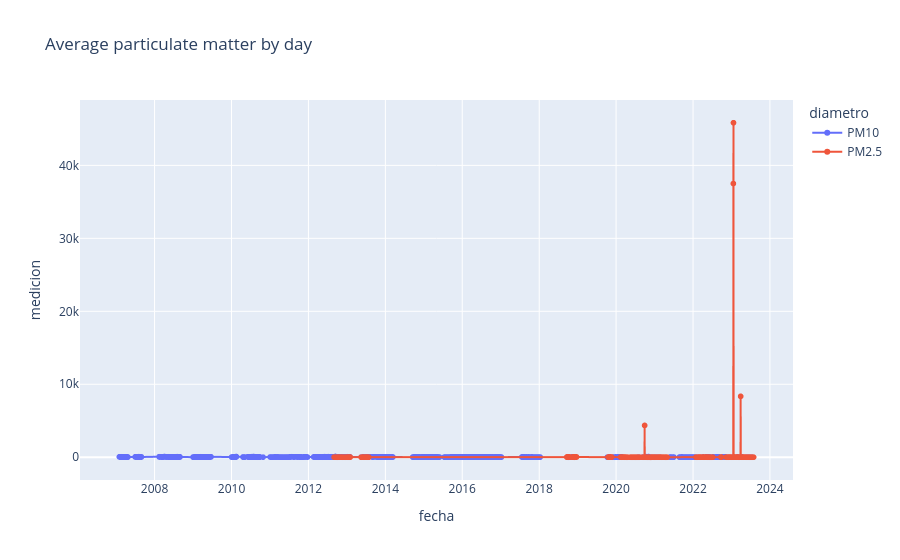

Notebook source saved alongside this figure:
### Markdown cell above
## Parte 2. Línea temporal

Crea un gráfico de línea con el promedio de medición por fecha y color por tipo de partícula.

### Code cell
trend_df = (
    df.groupby(['fecha', 'diametro'], as_index=False)['medicion']
    .mean()
    .sort_values('fecha')
)

fig = px.line(
    trend_df,
    x='fecha',
    y='medicion',
    color='diametro',
    markers=True,
    title='Average particulate matter by day'
)
fig.show()

### Figure 1 — Plotly figure (JSON) as saved in the notebook; plotly's stock layout.template omitted (floating-point values rounded to 4 significant figures; data arrays with more than 128 entries replaced by an {"elided": "..."} marker saying what was removed)
{"data": [{"hovertemplate": "diametro=PM10<br>fecha=%{x}<br>medicion=%{y}<extra></extra>", "legendgroup": "PM10", "line": {"color": "#636efa", "dash": "solid"}, "marker": {"symbol": "circle"}, "mode": "lines+markers", "name": "PM10", "showlegend": true, "type": "scattergl", "x": {"elided": "2229 str values"}, "xaxis": "x", "y": {"elided": "2229 float values"}, "yaxis": "y"}, {"hovertemplate": "diametro=PM2.5<br>fecha=%{x}<br>medicion=%{y}<extra></extra>", "legendgroup": "PM2.5", "line": {"color": "#EF553B", "dash": "solid"}, "marker": {"symbol": "circle"}, "mode": "lines+markers", "name": "PM2.5", "showlegend": true, "type": "scattergl", "x": {"elided": "959 str values"}, "xaxis": "x", "y": {"elided": "959 float values"}, "yaxis": "y"}], "layout": {"legend": {"title": {"text": "diametro"}, "tracegroupgap": 0}, "title": {"text": "Average particulate matter by day"}, "xaxis": {"anchor": "y", "domain": [0, 1], "title": {"text": "fecha"}}, "yaxis": {"anchor": "x", "domain": [0, 1], "title": {"text": "medicion"}}}}
